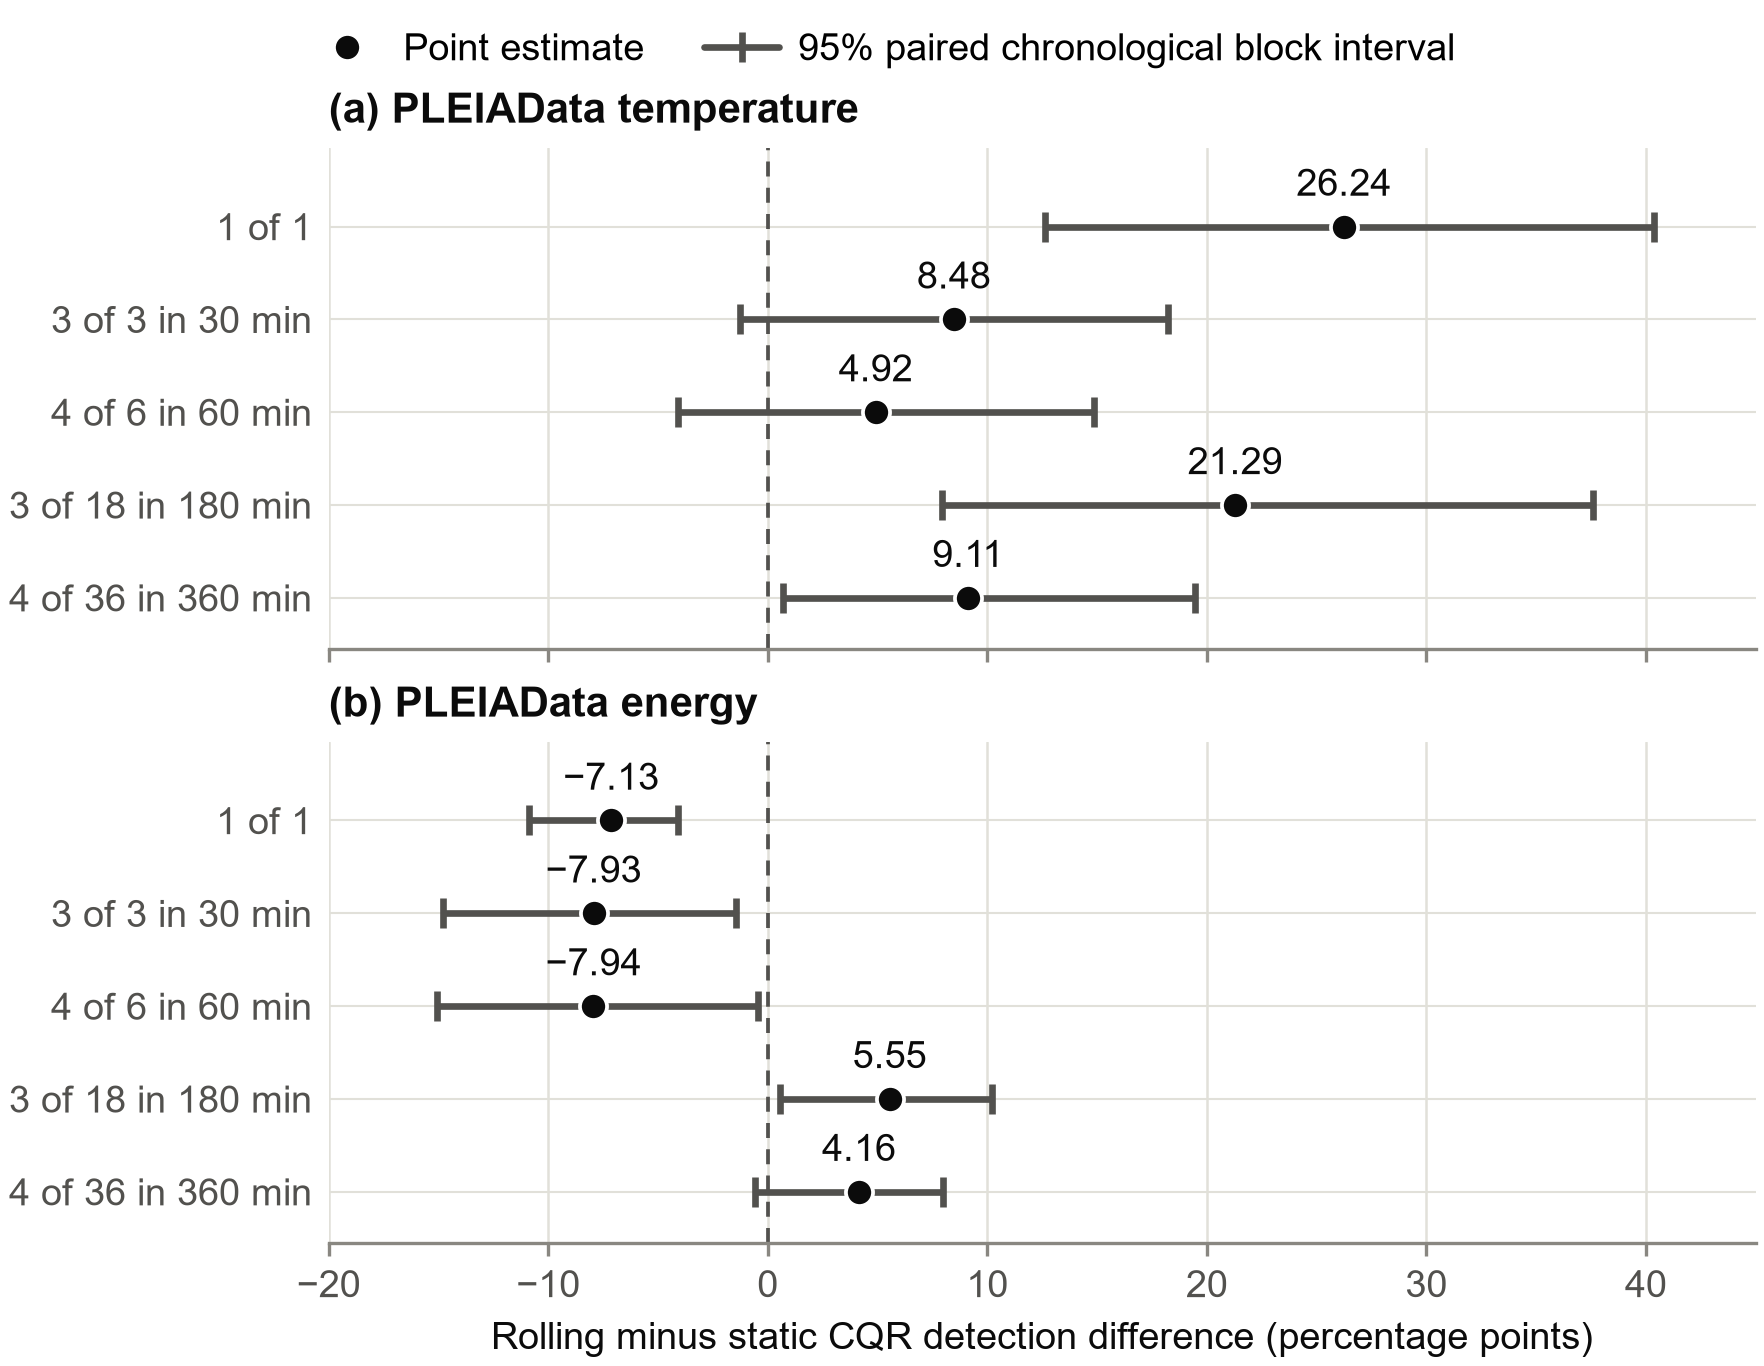

Recreate this plot in Python.
"""Figure 4.9: paired differences in conditional detection between rolling and static CQR.

Caption: Paired differences in conditional detection between rolling and static CQR

Sources (committed PLEIAData five-seed analyses):
    smart_building_conformal/outputs/conditional_context005/pleia_temperature_f2_context005_five_seed_analysis_v1/paired_control_detection_contrasts.csv
    smart_building_conformal/outputs/conditional_context005/pleia_energy_f2_context005_five_seed_analysis_v1/paired_control_detection_contrasts.csv

All ten paired contrasts are shown: two tasks x five temporal rules, with
control_a = cqr_static, control_b = cqr_rolling and channel = combined. Every
selected row is a supported "A minus B" contrast. The stored contrast is
static minus rolling, so the figure shows rolling minus static in percentage
points:

    estimate    = -point_difference * 100
    lower_bound = -upper * 100
    upper_bound = -lower * 100

The bounds are the stored 95% paired chronological block bounds (2.5% and
97.5% quantiles of 2,000 original-context block draws). No new interval is
computed for plotting and no significance mark is added.

Verification, read-only:
* each stored point difference equals static minus rolling detection in
  REPORT_TABLES/CONDITIONAL_ALERTS_PLEIA.csv;
* each stored bound equals the quantile of the paired per-draw differences in
  the committed bootstrap_draw_estimates.csv.gz, whose draw hash matches
  bootstrap_design.json.

Outputs: figure_4_9_paired_conditional_detection_differences.png / .pdf and
the derived figure data figure_4_9_paired_conditional_detection_differences_data.csv.

Usage:
    python report_figures/chapter4/figure_4_9_paired_conditional_detection_differences.py
"""

from __future__ import annotations

import csv
import gzip
import json
import math

import chapter4_style as c4
import matplotlib.pyplot as plt
import numpy as np
import pandas as pd
from matplotlib.lines import Line2D

STEM = "figure_4_9_paired_conditional_detection_differences"
CAPTION = "Paired differences in conditional detection between rolling and static CQR"
ANALYSES = c4.REPO / "smart_building_conformal" / "outputs" / "conditional_context005"
FOLDERS = {
    "PLEIAData temperature": ANALYSES / "pleia_temperature_f2_context005_five_seed_analysis_v1",
    "PLEIAData energy": ANALYSES / "pleia_energy_f2_context005_five_seed_analysis_v1",
}
SOURCES = {task: folder / "paired_control_detection_contrasts.csv" for task, folder in FOLDERS.items()}
DRAWS = {task: folder / "bootstrap_draw_estimates.csv.gz" for task, folder in FOLDERS.items()}  # check only
DESIGNS = {task: folder / "bootstrap_design.json" for task, folder in FOLDERS.items()}          # check only
DETECTION_TABLE = c4.TABLES / "CONDITIONAL_ALERTS_PLEIA.csv"                                   # check only
DATA = c4.OUT_DIR / f"{STEM}_data.csv"
GID = "fig4.9|"
SELECTION = {"control_a": "cqr_static", "control_b": "cqr_rolling", "channel": "combined"}
# Labels and order match the temporal-rule legend of Figure 4.4.
RULES = {
    "single_sample": "1 of 1",
    "30min_3of3": "3 of 3 in 30 min",
    "60min_4of6": "4 of 6 in 60 min",
    "180min_3of18": "3 of 18 in 180 min",
    "360min_4of36": "4 of 36 in 360 min",
}
DRAW_COUNT = 2000
X_LABEL = "Rolling minus static CQR detection difference (percentage points)"
INTERVAL_LABEL = "95% paired chronological block interval"
CAPTION_TEXT = (
    "Paired differences in conditional context detection between rolling and static CQR, combined alarm channel, "
    "for all five temporal rules in the PLEIAData temperature and energy challenges. Differences are rolling minus "
    "static in percentage points: the stored static-minus-rolling contrast is negated and multiplied by 100, so "
    "its bounds become −100 × upper and −100 × lower. Horizontal lines show the stored 95% paired chronological "
    "block intervals, the 2.5% and 97.5% quantiles of 2,000 paired draws of seven-context blocks of the 68 "
    "original contexts. They describe the original-context design rather than a population, and they do not apply "
    "to workload or delay. The dashed line marks no difference."
)


def estimate_label(value: float) -> str:
    return f"{value:.2f}".replace("-", "\N{MINUS SIGN}")


def derive() -> pd.DataFrame:
    records = []
    for task, path in SOURCES.items():
        provenance = c4.git_provenance(path)
        frame = c4.read_table(path)
        for rule_id, rule_label in RULES.items():
            mask = frame["rule_id"] == rule_id
            for column, value in SELECTION.items():
                mask &= frame[column] == value
            selected = frame[mask]
            if len(selected) != 1:
                raise ValueError(f"{task}: expected one {rule_id} contrast, found {len(selected)}")
            row = selected.iloc[0]
            if row["definition"] != "A minus B" or row["status"] != "supported":
                raise ValueError(f"{task}: {rule_id} contrast is not a supported A-minus-B row")
            estimate = -row["point_difference"] * 100
            records.append(
                {
                    "row_order": len(records) + 1,
                    "task": task,
                    "rule_id": rule_id,
                    "rule_label": rule_label,
                    "row_label": f"{task}, {rule_label}",
                    "control_a": row["control_a"],
                    "control_b": row["control_b"],
                    "channel": row["channel"],
                    "stored_definition": row["definition"],
                    "stored_point_difference": row["point_difference"],
                    "stored_lower": row["lower"],
                    "stored_upper": row["upper"],
                    "estimate_pp": estimate,
                    "lower_bound_pp": -row["upper"] * 100,
                    "upper_bound_pp": -row["lower"] * 100,
                    "estimate_label": estimate_label(estimate),
                    "status": row["status"],
                    "valid_draws": row["valid_draws"],
                    "draw_hash": row["draw_hash"],
                    **provenance,
                }
            )
    return pd.DataFrame(records)


def build(data):
    fig, axes = plt.subplots(2, 1, figsize=(c4.FULL_WIDTH, 4.6), layout="constrained", sharex=True)
    positions = list(range(len(RULES)))
    for ax, letter, task in zip(axes, "ab", FOLDERS):
        rows = data[data["task"] == task]
        for y, row in zip(positions, rows.itertuples(index=False)):
            ax.axhline(y, color=c4.GRID, linewidth=0.5, zorder=0)
            ax.plot(
                [row.lower_bound_pp, row.upper_bound_pp], [y, y], color=c4.INK_2, linewidth=1.6,
                marker="|", markersize=7, markeredgewidth=1.6, solid_capstyle="butt", zorder=2,
                gid=f"{GID}interval|{row.row_label}",
            )
            ax.plot(
                [row.estimate_pp], [y], linestyle="none", marker="o", markersize=6.5, color=c4.INK,
                markeredgecolor=c4.SURFACE, markeredgewidth=c4.RING_WIDTH, zorder=3,
                gid=f"{GID}estimate|{row.row_label}",
            )
            ax.annotate(
                row.estimate_label, xy=(row.estimate_pp, y), xytext=(0, 5.5), textcoords="offset points",
                ha="center", va="bottom", fontsize=c4.TEXT_SIZE, color=c4.INK, gid=f"{GID}label|{row.row_label}",
            )
        ax.axvline(0.0, color=c4.INK_2, linewidth=0.9, linestyle=c4.REFERENCE_DASH, zorder=1,
                   gid=f"{GID}reference|{task}")
        ax.set_yticks(positions, rows["rule_label"].tolist())
        ax.set_ylim(positions[-1] + 0.55, positions[0] - 0.85)
        ax.tick_params(axis="y", length=0, pad=4)
        ax.spines["left"].set_visible(False)
        ax.xaxis.grid(True)
        ax.set_axisbelow(True)
        c4.panel_title(ax, letter, task)
    axes[-1].set_xlim(-20, 45)
    axes[-1].set_xticks(range(-20, 41, 10))
    axes[-1].set_xlabel(X_LABEL)
    handles = [
        Line2D([], [], linestyle="none", marker="o", markersize=6.5, color=c4.INK,
               markeredgecolor=c4.SURFACE, markeredgewidth=c4.RING_WIDTH, label="Point estimate"),
        Line2D([], [], color=c4.INK_2, linewidth=1.6, marker="|", markersize=7, markeredgewidth=1.6,
               label=INTERVAL_LABEL),
    ]
    fig.legend(handles=handles, loc="outside upper center", ncol=2)
    return fig


def draw_bounds(task: str) -> dict[str, tuple[float, float, int]]:
    """2.5% and 97.5% quantiles of per-draw static minus rolling detection, by rule."""
    values: dict[tuple[str, str], dict[int, float]] = {}
    with gzip.open(DRAWS[task], "rt", newline="", encoding="utf-8") as handle:
        for row in csv.DictReader(handle):
            if row["channel"] == SELECTION["channel"] and row["rule_id"] in RULES and \
                    row["control_id"] in (SELECTION["control_a"], SELECTION["control_b"]):
                values.setdefault((row["control_id"], row["rule_id"]), {})[int(row["draw"])] = float(row["value"])
    bounds = {}
    for rule_id in RULES:
        static, rolling = values[(SELECTION["control_a"], rule_id)], values[(SELECTION["control_b"], rule_id)]
        if set(static) != set(rolling) or len(static) != DRAW_COUNT:
            raise AssertionError(f"{STEM}: {task}, {rule_id}: draws are not paired across controls")
        differences = np.array([static[draw] - rolling[draw] for draw in sorted(static)])
        lower, upper = np.quantile(differences, [0.025, 0.975])
        bounds[rule_id] = (float(lower), float(upper), len(differences))
    return bounds


def verify(fig) -> c4.ValueCheck:
    check = c4.ValueCheck(STEM)
    expected = []
    for task, path in SOURCES.items():
        rows = {row["rule_id"]: row for row in c4.read_rows(path)
                if all(row[column] == value for column, value in SELECTION.items()) and row["rule_id"] in RULES}
        if set(rows) != set(RULES):
            raise AssertionError(f"{STEM}: {task}: contrasts found for {sorted(rows)}")
        for rule_id, rule_label in RULES.items():
            row = rows[rule_id]
            difference, lower, upper = float(row["point_difference"]), float(row["lower"]), float(row["upper"])
            expected.append({
                "task": task, "rule_id": rule_id, "rule_label": rule_label, "label": f"{task}, {rule_label}",
                "difference": difference, "lower": lower, "upper": upper,
                "valid_draws": int(row["valid_draws"]), "draw_hash": row["draw_hash"],
                "estimate": -difference * 100, "low": -upper * 100, "high": -lower * 100,
            })

    # The stored contrast must equal static minus rolling detection in the report table.
    detection = {(row["task"], row["control_id"], row["rule_id"]): float(row["conditional_context_detection"])
                 for row in c4.read_rows(DETECTION_TABLE) if row["channel"] == "combined"}
    for item in expected:
        static = detection[(item["task"], SELECTION["control_a"], item["rule_id"])]
        rolling = detection[(item["task"], SELECTION["control_b"], item["rule_id"])]
        if not math.isclose(item["difference"], static - rolling, rel_tol=0, abs_tol=1e-12):
            raise AssertionError(f"{STEM}: {item['label']}: contrast disagrees with {DETECTION_TABLE.name}")
    check.note(f"all ten point differences equal static minus rolling detection in {DETECTION_TABLE.name}")

    # The stored bounds must be the quantiles of the committed paired draws.
    largest = 0.0
    for task in FOLDERS:
        design = json.loads(DESIGNS[task].read_text(encoding="utf-8"))
        bounds = draw_bounds(task)
        for item in (entry for entry in expected if entry["task"] == task):
            lower, upper, draws = bounds[item["rule_id"]]
            if item["draw_hash"] != design["draw_hash"] or item["valid_draws"] != draws:
                raise AssertionError(f"{STEM}: {item['label']}: draw design does not match the stored contrast")
            for stored, rederived in ((item["lower"], lower), (item["upper"], upper)):
                if abs(stored - rederived) > 1e-12:
                    raise AssertionError(f"{STEM}: {item['label']}: stored bound {stored!r}, draws give {rederived!r}")
                largest = max(largest, abs(stored - rederived))
    check.note(f"all 20 stored bounds equal the 2.5%/97.5% quantiles of {DRAW_COUNT:,} paired draws "
               f"(max |difference| = {largest:.2g})")

    written = c4.read_rows(DATA)
    plotted = c4.artists_by_gid(fig, GID)
    if len(written) != len(expected):
        raise AssertionError(f"{STEM}: {len(written)} data rows, expected {len(expected)}")
    for ax, task in zip(fig.axes, FOLDERS):
        check.text(ax.get_title(loc="left").split(") ", 1)[1], task, "panel order")
        ticks = list(ax.get_yticks())
        labels = [label.get_text() for label in ax.get_yticklabels()]
        items = [item for item in expected if item["task"] == task]
        if len(ticks) != len(items):
            raise AssertionError(f"{STEM}: {task}: {len(ticks)} plotted rows, expected {len(items)}")
        for y, label, item in zip(ticks, labels, items):
            name = item["label"]
            check.text(label, item["rule_label"], f"{name} row label")
            check.points(c4.line_points(plotted.pop(f"{GID}estimate|{name}")), [(item["estimate"], y)], f"{name} estimate")
            check.points(c4.line_points(plotted.pop(f"{GID}interval|{name}")),
                         [(item["low"], y), (item["high"], y)], f"{name} interval")
            annotation = plotted.pop(f"{GID}label|{name}")
            check.text(annotation.get_text(), estimate_label(item["estimate"]), f"{name} annotation")
            check.number(annotation.xy[0], item["estimate"], f"{name} annotation position")
        for value in plotted.pop(f"{GID}reference|{task}").get_xdata():
            check.number(value, 0.0, f"{task} zero reference line")
    for index, item in enumerate(expected):
        record, name = written[index], item["label"]
        check.text(record["row_label"], name, f"data row {index + 1} label")
        check.text(record["estimate_label"], estimate_label(item["estimate"]), f"data row {index + 1} estimate label")
        for column, value in (
            ("stored_point_difference", item["difference"]),
            ("stored_lower", item["lower"]),
            ("stored_upper", item["upper"]),
            ("estimate_pp", item["estimate"]),
            ("lower_bound_pp", item["low"]),
            ("upper_bound_pp", item["high"]),
        ):
            check.number(float(record[column]), value, f"data row {index + 1} {column}")
    if plotted:
        raise AssertionError(f"{STEM}: unverified artists {sorted(plotted)}")
    return check


def main() -> None:
    c4.apply_style()
    data = derive()
    data.to_csv(DATA, index=False, lineterminator="\n")
    fig = build(data)
    check = verify(fig)
    outputs = c4.save_figure(fig, STEM, f"Figure 4.9. {CAPTION}")
    plt.close(fig)
    c4.report(check, [*SOURCES.values(), DETECTION_TABLE, *DRAWS.values(), *DESIGNS.values()], [DATA, *outputs],
              caption=CAPTION_TEXT)


if __name__ == "__main__":
    main()
